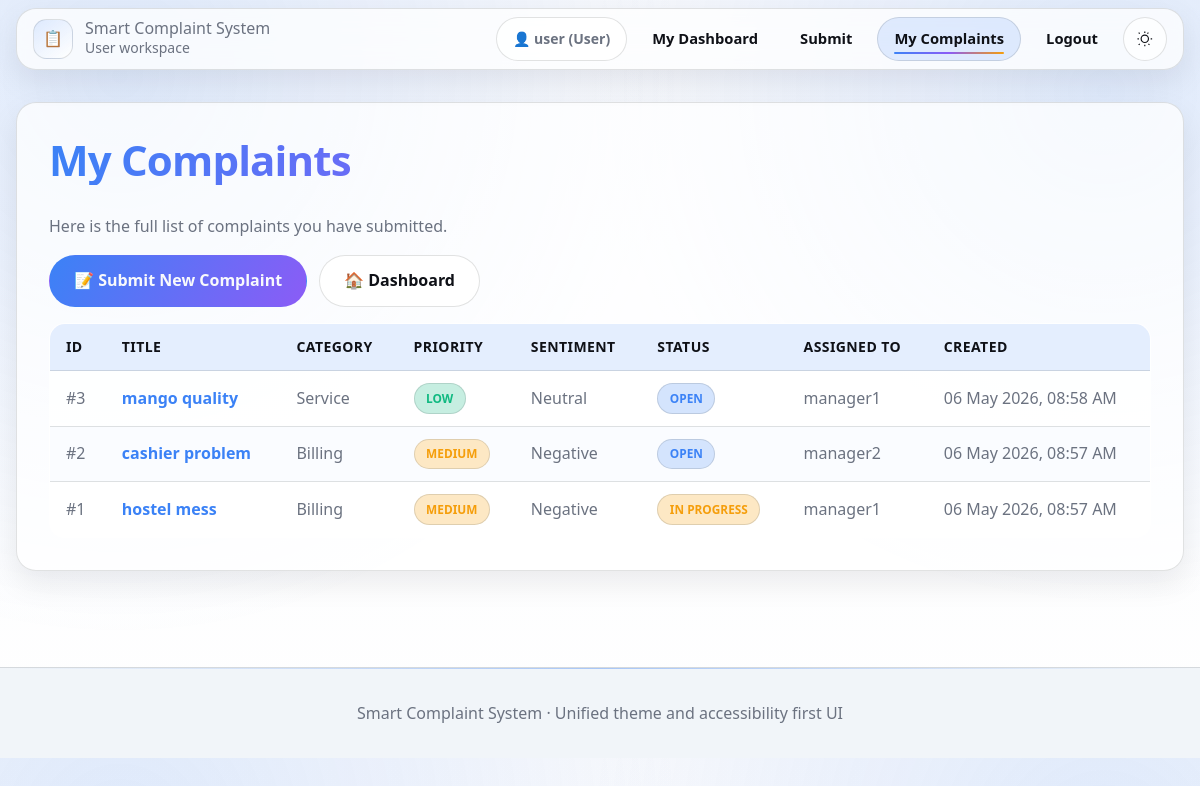
Page /user/complaints (signed in) on the earlier database version.
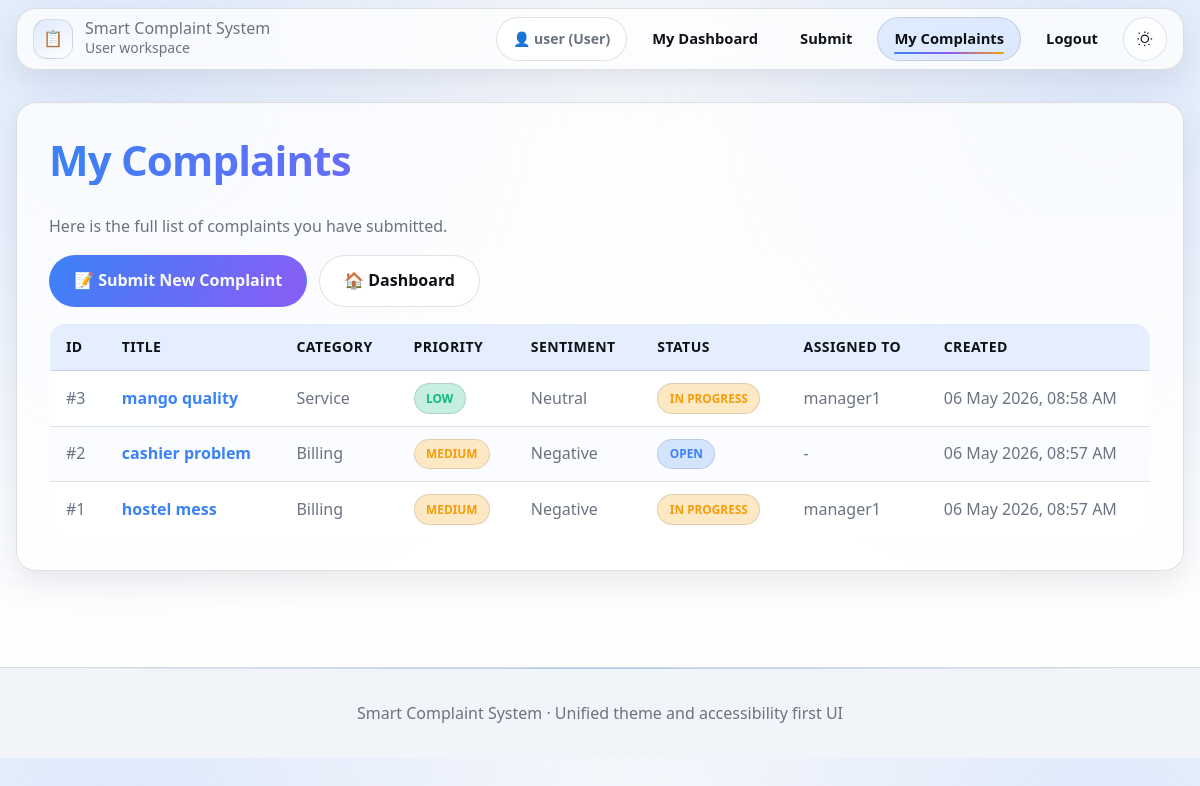
Same page on the later database version.
### models.py (models this page shows, shortened)
class Complaint(db.Model):
    __tablename__ = 'complaints'
    id = db.Column(db.Integer, primary_key=True)
    user_id = db.Column(db.Integer, db.ForeignKey('users.id'), nullable=False)
    title = db.Column(db.String(200), nullable=False)
    description = db.Column(db.Text, nullable=False)
    category = db.Column(db.String(50), default='General')
    priority = db.Column(db.String(20), default='medium')
    sentiment = db.Column(db.String(20), default='neutral')
    status = db.Column(db.String(20), default='open')
    ai_response = db.Column(db.Text, default='')
    internal_notes = db.Column(db.Text, nullable=True)
    assigned_to = db.Column(db.Integer, db.ForeignKey('users.id'), nullable=True)
    created_at = db.Column(db.DateTime, default=datetime.utcnow)
    resolved_at = db.Column(db.DateTime, nullable=True)
    rating = db.Column(db.Integer, nullable=True)
    responses = db.relationship('Response', backref='complaint', lazy=True, cascade='all, delete-orphan')

class User(UserMixin, db.Model):
    __tablename__ = 'users'
    id = db.Column(db.Integer, primary_key=True)
    username = db.Column(db.String(80), unique=True, nullable=False)
    email = db.Column(db.String(120), unique=True, nullable=False)
    password_hash = db.Column(db.String(255), nullable=False)
    role = db.Column(db.String(20), default='user', nullable=False)
    is_active = db.Column(db.Boolean, default=True, nullable=False)
    created_at = db.Column(db.DateTime, default=datetime.utcnow)
    complaints_submitted = db.relationship(
        'Complaint',
        foreign_keys='Complaint.user_id',
        backref='author',
        lazy=True,
        cascade='all, delete-orphan'
    )
    responses_written = db.relationship(
        'Response',
        foreign_keys='Response.author_id',
        backref='response_author',
        lazy=True,
        cascade='all, delete-orphan'
    )
    assigned_complaints = db.relationship(
        'Complaint',
        foreign_keys='Complaint.assigned_to',
        backref='manager',
        lazy=True
    )

### app.py (the view)
@app.route('/user/complaints')
@login_required
def my_complaints():
    if current_user.role != 'user':
        flash('❌ Unauthorized!', 'error')
        return redirect(url_for('index'))
    complaints = Complaint.query.filter_by(user_id=current_user.id).order_by(
        Complaint.created_at.desc()
    ).all()
    return render_template('user/my_complaints.html', complaints=complaints)

### app.py (called while the page is built)
@login_manager.user_loader
def load_user(user_id):
    return User.query.get(int(user_id))

### templates/user/my_complaints.html (shortened to what this page needs)
{% extends "base.html" %}
{% block content %}
<div class="content">
  <h1 data-animate>My Complaints</h1>
  <p class="mb-4" data-animate style="--delay: 80ms;">Here is the full list of complaints you have submitted.</p>
  <div class="header-actions" data-animate style="--delay: 120ms;">
    <a href="{{ url_for('submit_complaint') }}" class="btn btn-primary">📝 Submit New Complaint</a>
    <a href="{{ url_for('user_dashboard') }}" class="btn btn-secondary">🏠 Dashboard</a>
  </div>
  {% if complaints %}
  <div class="table-wrapper" data-animate style="--delay: 160ms;">
    <table>
      <thead>
        <tr>
          <th>ID</th>
          <th>Title</th>
          <th>Category</th>
          <th>Priority</th>
          <th>Sentiment</th>
          <th>Status</th>
          <th>Assigned To</th>
          <th>Created</th>
        </tr>
      </thead>
      <tbody>
        {% for complaint in complaints %}
        <tr class="clickable-row" onclick="window.location.href='{{ url_for('view_complaint', complaint_id=complaint.id) }}';">
          <td>#{{ complaint.id }}</td>
          <td>
            <a href="{{ url_for('view_complaint', complaint_id=complaint.id) }}" class="row-link">
              {{ complaint.title }}
            </a>
          </td>
          <td>{{ complaint.category }}</td>
          <td>
            <span class="priority-badge priority-{{ complaint.priority }}">{{ complaint.priority.replace('_', ' ').title() }}</span>
          </td>
          <td>{{ complaint.sentiment.title() }}</td>
          <td>
            <span class="status-badge status-{{ complaint.status }}">{{ complaint.status.replace('_', ' ').title() }}</span>
          </td>
          <td>
            {% if complaint.manager %}
              {{ complaint.manager.username }}
            {% else %}
              -
            {% endif %}
          </td>
          <td>{{ complaint.created_at.strftime('%d %b %Y, %I:%M %p') }}</td>
        </tr>
        {% endfor %}
      </tbody>
    </table>
  </div>
  {% else %}
  <div class="info-box" data-animate style="--delay: 140ms;">
    No complaints found. Submit your first complaint using the button above.
  </div>
  {% endif %}
</div>
{% endblock %}

Differences in the rows shown:
changed Complaint "mango quality": status "open" → "in_progress" (drawn); status.replace "OPEN" → "IN PROGRESS"
changed Complaint "cashier problem": manager.username "manager2" → (not shown); now shows "-"
